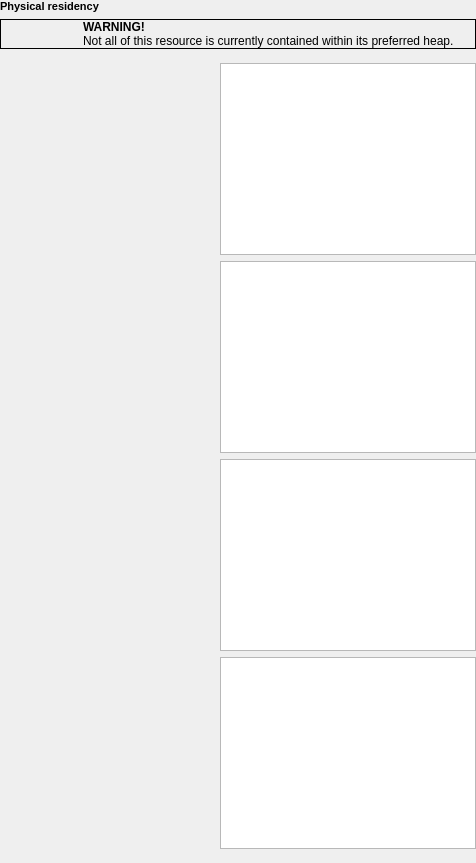
               <widget class="QWidget" name="residency_widget_" native="true">
                <layout class="QVBoxLayout" name="residency_layout_" stretch="0,0,0,1">
                 <property name="leftMargin">
                  <number>0</number>
                 </property>
                 <property name="topMargin">
                  <number>0</number>
                 </property>
                 <property name="rightMargin">
                  <number>0</number>
                 </property>
                 <property name="bottomMargin">
                  <number>0</number>
                 </property>
                 <item>
                  <widget class="ScaledLabel" name="residency_title_">
                   <property name="sizePolicy">
                    <sizepolicy hsizetype="Fixed" vsizetype="Fixed">
                     <horstretch>0</horstretch>
                     <verstretch>0</verstretch>
                    </sizepolicy>
                   </property>
                   <property name="font">
                    <font>
                     <pointsize>8</pointsize>
                     <weight>75</weight>
                     <bold>true</bold>
                    </font>
                   </property>
                   <property name="text">
                    <string>Physical residency</string>
                   </property>
                  </widget>
                 </item>
                 <item>
                  <widget class="QFrame" name="warning_widget_">
                   <property name="frameShape">
                    <enum>QFrame::Box</enum>
                   </property>
                   <property name="frameShadow">
                    <enum>QFrame::Plain</enum>
                   </property>
                   <layout class="QHBoxLayout" name="warning_layout_">
                    <property name="spacing">
                     <number>4</number>
                    </property>
                    <property name="leftMargin">
                     <number>0</number>
                    </property>
                    <property name="topMargin">
                     <number>0</number>
                    </property>
                    <property name="rightMargin">
                     <number>0</number>
                    </property>
                    <property name="bottomMargin">
                     <number>0</number>
                    </property>
                    <item>
                     <widget class="ScaledLabel" name="warning_icon_">
                      <property name="sizePolicy">
                       <sizepolicy hsizetype="Fixed" vsizetype="Fixed">
                        <horstretch>0</horstretch>
                        <verstretch>0</verstretch>
                       </sizepolicy>
                      </property>
                      <property name="maximumSize">
                       <size>
                        <width>40</width>
                        <height>40</height>
                       </size>
                      </property>
                      <property name="text">
                       <string/>
                      </property>
                      <property name="pixmap">
                       <pixmap resource="resources.qrc">:/Resources/assets/third_party/ionicons/warning.svg</pixmap>
                      </property>
                      <property name="scaledContents">
                       <bool>true</bool>
                      </property>
                      <property name="alignment">
                       <set>Qt::AlignLeading</set>
                      </property>
                     </widget>
                    </item>
                    <item>
                     <widget class="ScaledLabel" name="warning_message_">
                      <property name="sizePolicy">
                       <sizepolicy hsizetype="Fixed" vsizetype="Fixed">
                        <horstretch>0</horstretch>
                        <verstretch>0</verstretch>
                       </sizepolicy>
                      </property>
                      <property name="text">
                       <string>&lt;b&gt;WARNING!&lt;/b&gt;&lt;br&gt;Not all of this resource is currently contained within its preferred heap.</string>
                      </property>
                      <property name="textFormat">
                       <enum>Qt::RichText</enum>
                      </property>
                      <property name="alignment">
                       <set>Qt::AlignLeading</set>
                      </property>
                     </widget>
                    </item>
                   </layout>
                  </widget>
                 </item>
                 <item>
                  <widget class="QWidget" name="donut_widget_" native="true">
                   <layout class="QHBoxLayout" name="donut_layout_">
                    <property name="spacing">
                     <number>20</number>
                    </property>
                    <property name="leftMargin">
                     <number>0</number>
                    </property>
                    <property name="topMargin">
                     <number>8</number>
                    </property>
                    <property name="rightMargin">
                     <number>0</number>
                    </property>
                    <item>
                     <widget class="RMVScaledDonutWidget" name="residency_donut_" native="true">
                      <property name="sizePolicy">
                       <sizepolicy hsizetype="Fixed" vsizetype="Fixed">
                        <horstretch>0</horstretch>
                        <verstretch>0</verstretch>
                       </sizepolicy>
                      </property>
                      <property name="minimumSize">
                       <size>
                        <width>200</width>
                        <height>200</height>
                       </size>
                      </property>
                     </widget>
                    </item>
                    <item>
                     <widget class="QWidget" name="legends_widget_" native="true">
                      <layout class="QVBoxLayout" name="legends_layout_">
                       <property name="leftMargin">
                        <number>0</number>
                       </property>
                       <property name="topMargin">
                        <number>0</number>
                       </property>
                       <property name="rightMargin">
                        <number>0</number>
                       </property>
                       <property name="bottomMargin">
                        <number>0</number>
                       </property>
                       <item>
                        <widget class="ColoredLegendGraphicsView" name="legends_view_local_">
                         <property name="sizePolicy">
                          <sizepolicy hsizetype="Minimum" vsizetype="MinimumExpanding">
                           <horstretch>0</horstretch>
                           <verstretch>0</verstretch>
                          </sizepolicy>
                         </property>
                        </widget>
                       </item>
                       <item>
                        <widget class="ColoredLegendGraphicsView" name="legends_view_invisible_">
                         <property name="sizePolicy">
                          <sizepolicy hsizetype="Minimum" vsizetype="MinimumExpanding">
                           <horstretch>0</horstretch>
                           <verstretch>0</verstretch>
                          </sizepolicy>
                         </property>
                        </widget>
                       </item>
                       <item>
                        <widget class="ColoredLegendGraphicsView" name="legends_view_system_">
                         <property name="sizePolicy">
                          <sizepolicy hsizetype="Minimum" vsizetype="MinimumExpanding">
                           <horstretch>0</horstretch>
                           <verstretch>0</verstretch>
                          </sizepolicy>
                         </property>
                        </widget>
                       </item>
                       <item>
                        <widget class="ColoredLegendGraphicsView" name="legends_view_unmapped_">
                         <property name="sizePolicy">
                          <sizepolicy hsizetype="Minimum" vsizetype="MinimumExpanding">
                           <horstretch>0</horstretch>
                           <verstretch>0</verstretch>
                          </sizepolicy>
                         </property>
                        </widget>
                       </item>
                      </layout>
                     </widget>
                    </item>
                   </layout>
                  </widget>
                 </item>
                 <item>
                  <spacer name="residency_spacer_">
                   <property name="orientation">
                    <enum>Qt::Vertical</enum>
                   </property>
                   <property name="sizeType">
                    <enum>QSizePolicy::Expanding</enum>
                   </property>
                   <property name="sizeHint" stdset="0">
                    <size>
                     <width>10</width>
                     <height>5</height>
                    </size>
                   </property>
                  </spacer>
                 </item>
                </layout>
               </widget>
